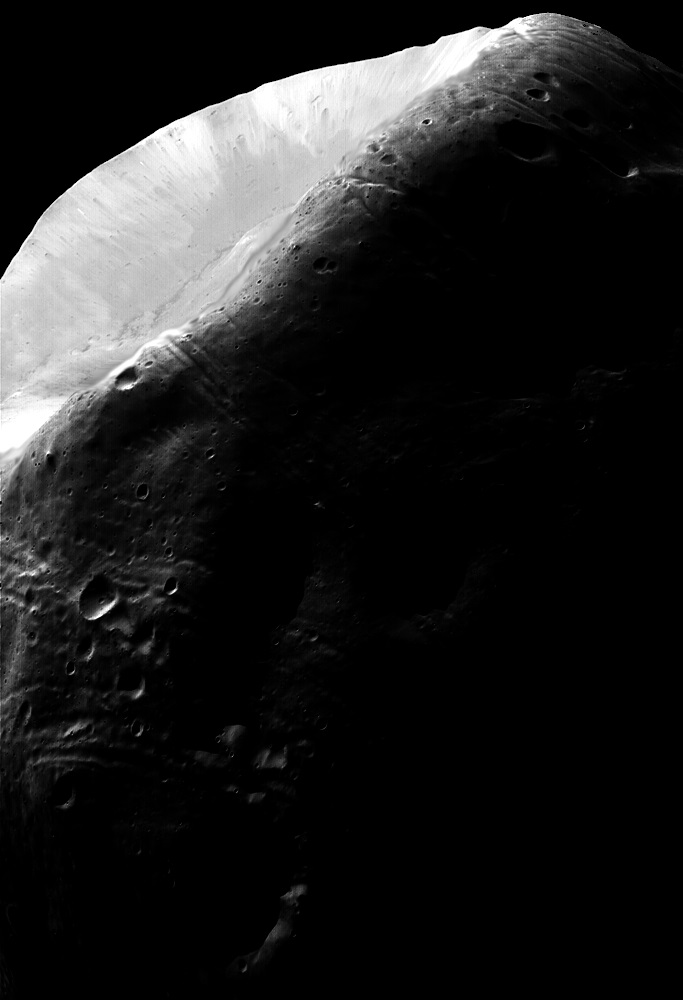
#> input picture Images/moon.jpeg, 683 x 1000 px
$ jupyter execute --allow-errors Lab05.ipynb
#> lines starting #> are read from the running program, lines starting #| are printed output that depends on the picture
### utils.py
import numpy as np
import matplotlib.pyplot as plt

def compute_histogram(img):
    hist = np.zeros(256, dtype=int)
    rows, cols = img.shape
    for i in range(rows):
        for j in range(cols):
            intensity = img[i, j]
            hist[intensity] += 1
    return hist/(rows*cols)


def histogram_equalization(img):
    pdf = compute_histogram(img)
    cdf = np.zeros(256)
    cdf[0] = pdf[0]

    for i in range(1, 256):
        cdf[i] = cdf[i-1] + pdf[i]

    mapping = np.round(cdf * 255).astype(np.uint8)

    equalized = np.zeros_like(img)

    for i in range(img.shape[0]):
        for j in range(img.shape[1]):
            equalized[i, j] = mapping[img[i, j]]

    return equalized, mapping


# [19 lines left out: functions apply_filter, print_image, not called in this run]

### Lab05.ipynb
# Lab 05 - Histogram Specification

## Task 1: RGB Histogram Specification
Apply histogram specification on each of the RGB planes of moon.jpg using separate target histograms from Excel.

## Task 2: Grayscale Histogram Specification
Apply histogram specification on average grayscale image of moon.jpg using averaged target histogram.

[cell 1]
# Import required libraries
import numpy as np
import pandas as pd
import matplotlib.pyplot as plt
import cv2
from utils import histogram_equalization, compute_histogram

---
## TASK 1: RGB Histogram Specification
Apply histogram specification on **each RGB plane separately** using individual target histograms from Excel.

[cell 2]
# Load moon image (color RGB image)
img = cv2.imread('Images/moon.jpeg')
#> img is the input picture: shape (1000, 683, 3); min 0, max 255, mean 31.7

plt.figure(figsize=(8, 6))

plt.imshow(cv2.cvtColor(img, cv2.COLOR_BGR2RGB))
plt.tight_layout()

plt.title('Task 1: Original Moon Image (Color - RGB)', fontsize=14, fontweight='bold')
plt.axis('off')

#> (a cell that did not finish here is left out)

#> (a cell that did not finish here is left out)

[cell 5]
# Helper function to plot RGB histograms (used for Task 1)
def plot_hists(data, note=""):
    fig, axes = plt.subplots(3, 1, figsize=(10, 12))
    fig.suptitle(f'RGB Color Histograms {note}', fontsize=16, fontweight='bold')
    colors_list = ['red', 'green', 'blue']
    for i, col in enumerate(data.columns):
        axes[i].bar(range(256), data[col].to_list(), color=colors_list[i], width=1.0, alpha=0.7)
        axes[i].set_title(f'{col} Channel Histogram', fontsize=12)
        axes[i].set_ylabel('Frequency')
        axes[i].grid(alpha=0.3)
    axes[2].set_xlabel('Intensity Level')
    plt.tight_layout()

#> (a cell that did not finish here is left out)

[cell 7]
# TASK 1: Compute histograms of original RGB image
hist = {}
for row in img:
    for pixel in row:
        for i, col in enumerate(['Red', 'Green', 'Blue']):
            hist[col] = hist.get(col, np.zeros(256, dtype=int))
            hist[col][pixel[i]] += 1
#> after the loop, hist = 3 items


hist_df = pd.DataFrame(hist)
#> hist_df = table of 256 rows and 3 columns
print("Computed histograms for original RGB image")

[cell 8]
# Display original image histograms
plot_hists(hist_df, "- Original Moon Image (RGB)")
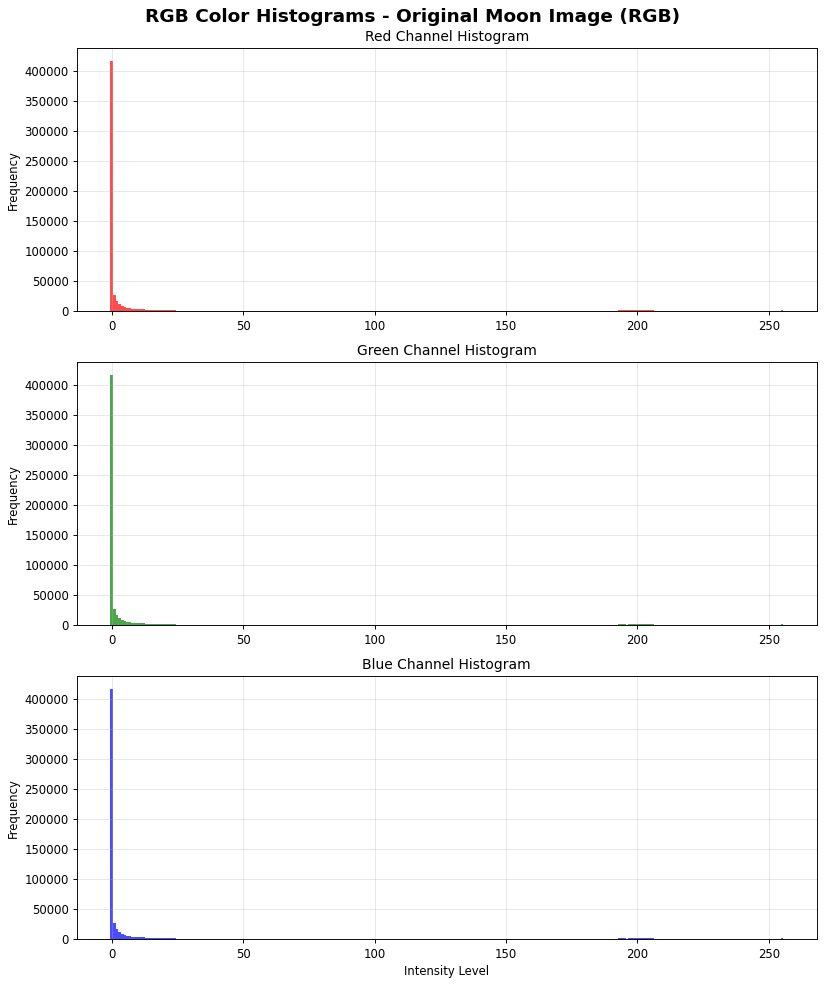
#> figure drawn by matplotlib, 3 panels; panel 1: tallest bar 416262 high, from x = -0.5 to 0.5; panel 2: tallest bar 416262 high, from x = -0.5 to 0.5; panel 3: tallest bar 416262 high, from x = -0.5 to 0.5

[cell 9]
# TASK 1: Apply histogram equalization to each RGB channel to get r_s values
r_sval = {}
#> (the rest of this cell did not finish here and is left out)

[cell 10]
# TASK 1: Compute z_s values using SEPARATE target histograms for each RGB channel
z_sval = {}

#> (the rest of this cell did not finish here and is left out)

[cell 11]
# TASK 1: Apply RGB histogram specification (separate targets per channel)
specification_img_rgb = np.zeros_like(img)

#> (the rest of this cell did not finish here and is left out)

[cell 12]
# Apply histogram equalization for comparison
rgb_equalized = np.zeros_like(img)
for k in range(3):
    rgb_equalized[:, :, k], _ = histogram_equalization(img[:, :, k])
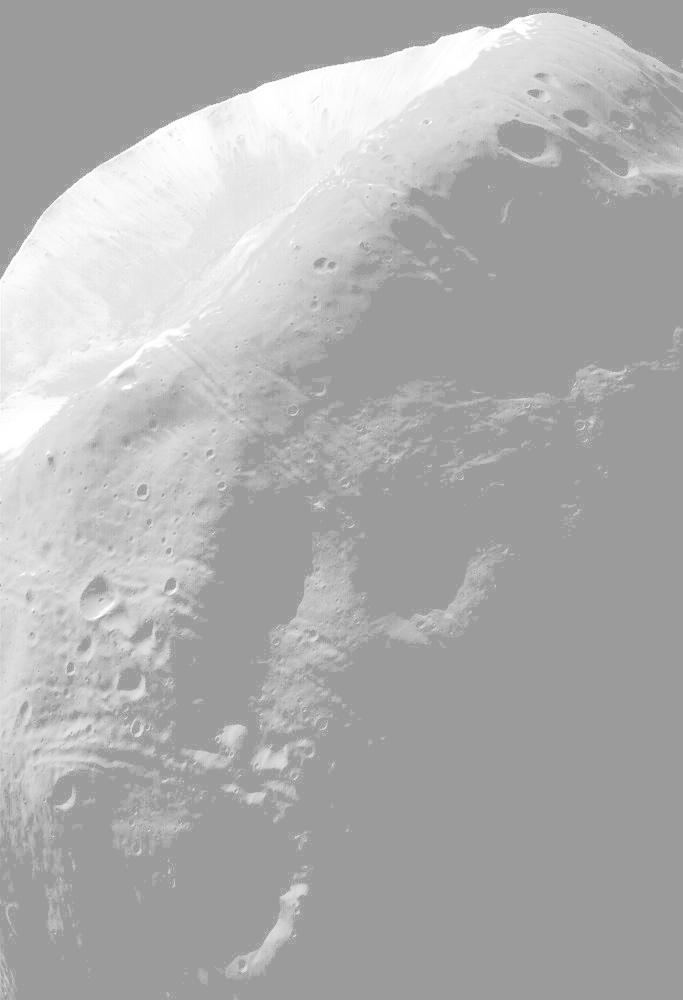
#> rgb_equalized: shape (1000, 683, 3); min 155, max 255, mean 175.1

[cell 13]
# TASK 1: Statistical Analysis
def analyze_rgb_image(img, name):
#> called with name = 'Original RGB Moon Image'
    print(f"\n{'='*70}")
    print(f"TASK 1 Analysis: {name}")
    print(f"{'='*70}")
    for k, col in enumerate(['Red', 'Green', 'Blue']):
        channel = img[:, :, k]
        print(f"\n{col} Channel:")
        print(f"  Dynamic Range: [{channel.min()}, {channel.max()}]")
        print(f"  Mean: {channel.mean():.2f}")
        print(f"  Std Dev: {channel.std():.2f}")
#> this loop made 3 passes
#|   Dynamic Range: [0, 255]
#|   Mean: 31.75
#|   Std Dev: 69.32
#|   Dynamic Range: [0, 255]
#|   Mean: 31.75
#|   Std Dev: 69.32
#|   Dynamic Range: [0, 255]
#|   Mean: 31.75
#|   Std Dev: 69.32

analyze_rgb_image(img, "Original RGB Moon Image")
analyze_rgb_image(rgb_equalized, "Histogram Equalized (RGB)")
#> the loop in analyze_rgb_image (call 2), `for k, col in enumerate(['Red', 'Green', 'Blue']):` made 3 passes
#|   Dynamic Range: [155, 255]
#|   Mean: 175.07
#|   Std Dev: 30.37
#|   Dynamic Range: [155, 255]
#|   Mean: 175.07
#|   Std Dev: 30.37
#|   Dynamic Range: [155, 255]
#|   Mean: 175.07
#|   Std Dev: 30.37
analyze_rgb_image(specification_img_rgb, "Histogram Specified (RGB with separate targets)")
#> after the loop in analyze_rgb_image (call 3), `for k, col in enumerate(['Red', 'Green', 'Blue']):`: channel: shape (1000, 683); every value is 0
#> specification_img_rgb: shape (1000, 683, 3); every value is 0

### Task 1 Conclusions: RGB Histogram Specification

**Observation:** The output image shows **color tinting** (purple/violet hue) even though the input appears grayscale.

**Why this happens:**
- Each RGB channel is matched to a **different target histogram** from the Excel file
- Red, Green, and Blue channels receive **independent transformations**
- Result: R ≠ G ≠ B pixel values → **Color appears** in the output

**Dynamic Range & Contrast:**
- The specification redistributes intensity values according to each channel's target
- Different redistribution per channel creates the color effect
- Contrast is enhanced compared to the original based on target histogram spread

**Key Insight:** When applying histogram specification with **separate targets** for each RGB channel, the output will typically show color shifts unless all three target histograms are identical.

[cell 14]
# TASK 1: Display RGB results - Input, Equalized, and Specified
fig, axes = plt.subplots(1, 3, figsize=(18, 6))

axes[0].imshow(cv2.cvtColor(img, cv2.COLOR_BGR2RGB))
axes[0].set_title('Task 1 - Input: Original RGB Moon Image', fontsize=12, fontweight='bold')
axes[0].axis('off')

axes[1].imshow(cv2.cvtColor(rgb_equalized.astype(np.uint8), cv2.COLOR_BGR2RGB))
axes[1].set_title('Task 1 - Histogram Equalized (RGB)', fontsize=12, fontweight='bold')
axes[1].axis('off')

axes[2].imshow(cv2.cvtColor(specification_img_rgb.astype(np.uint8), cv2.COLOR_BGR2RGB))
axes[2].set_title('Task 1 - Histogram Specified (RGB with separate targets)', fontsize=12, fontweight='bold')
axes[2].axis('off')

plt.tight_layout()
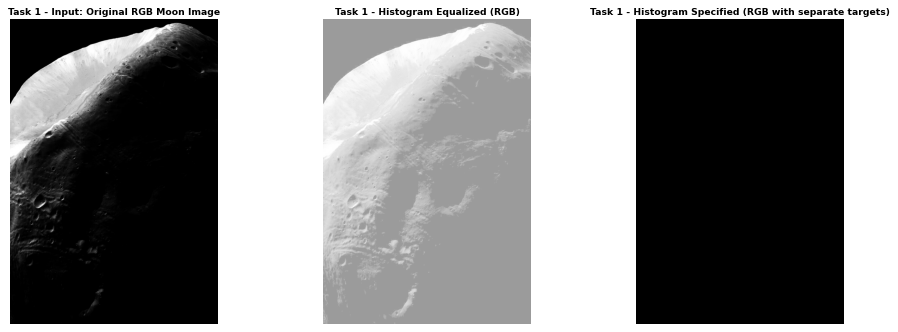
#> figure drawn by matplotlib, 3 panels

[cell 15]
# TASK 1: Compare histograms - Original, Target, and Output
spec_hist_rgb = {}
for row in specification_img_rgb:
    for pixel in row:
        for i, col in enumerate(['Red', 'Green', 'Blue']):
            spec_hist_rgb[col] = spec_hist_rgb.get(col, np.zeros(256, dtype=int))
            spec_hist_rgb[col][pixel[i]] += 1
#> after the loop, spec_hist_rgb = 3 items

fig, axes = plt.subplots(3, 3, figsize=(18, 12))
fig.suptitle('Task 1: RGB Histogram Comparison', fontsize=16, fontweight='bold')

colors = ['Red', 'Green', 'Blue']
bar_colors = ['red', 'green', 'blue']

#> (the rest of this cell did not finish here and is left out)

---
## TASK 2: Grayscale Histogram Specification
Apply histogram specification on **average grayscale** image using **averaged target histogram** from Excel.

[cell 16]
# TASK 2: Convert to grayscale by averaging RGB channels
moon_color = cv2.imread('Images/moon.jpeg')
moon_gray = np.mean(moon_color, axis=2).astype(np.uint8)

fig, axes = plt.subplots(1, 2, figsize=(12, 5))

axes[0].imshow(cv2.cvtColor(moon_color, cv2.COLOR_BGR2RGB))
axes[0].set_title('Task 2 - Original Color Image', fontsize=12, fontweight='bold')
axes[0].axis('off')

axes[1].imshow(moon_gray, cmap='gray')
axes[1].set_title('Task 2 - Converted to Grayscale (Average Method)', fontsize=12, fontweight='bold')
axes[1].axis('off')

plt.tight_layout()
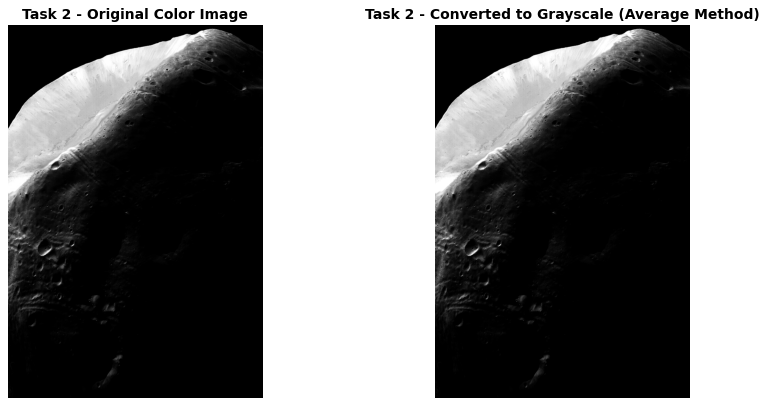
#> figure drawn by matplotlib, 2 panels

[cell 17]
# TASK 2: Compute histogram of grayscale moon image
moon_hist = compute_histogram(moon_gray) * (moon_gray.shape[0] * moon_gray.shape[1])
#> moon_hist = 256 values, max 416262 at index 0, min 137 at index 113, mean 2668

plt.figure(figsize=(10, 5))
plt.bar(range(256), moon_hist, color='gray', width=1.0)
plt.title('Task 2 - Input Grayscale Image Histogram', fontsize=13, fontweight='bold')
plt.xlabel('Intensity Level', fontsize=11)
plt.ylabel('Frequency', fontsize=11)
plt.grid(alpha=0.3)
plt.tight_layout()
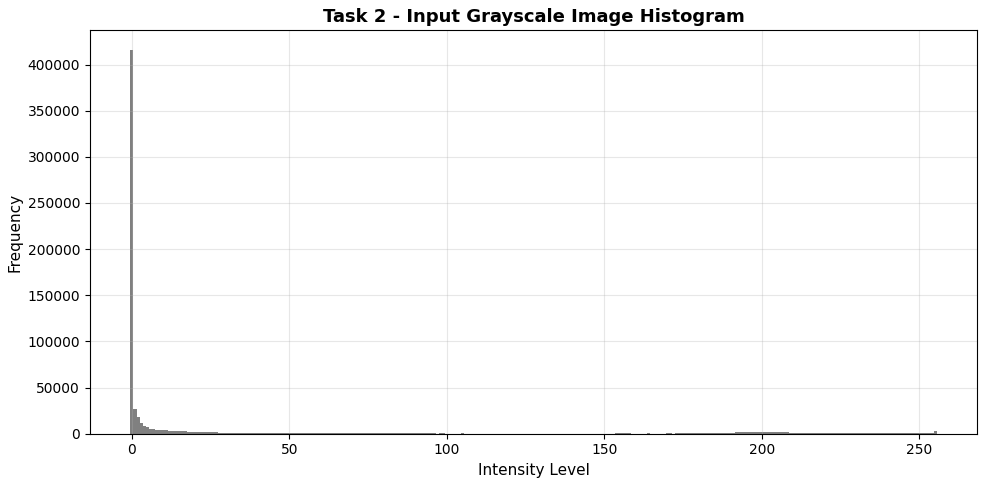
#> figure drawn by matplotlib, 1 panel; tallest bar 416262 high, from x = -0.5 to 0.5

[cell 18]
# TASK 2: Apply histogram equalization to get r_s mapping
moon_equalized, r_s_mapping = histogram_equalization(moon_gray)
#> r_s_mapping = 256 values from 155 to 255
print("Grayscale histogram equalization complete")

#> (a cell that did not finish here is left out)

[cell 20]
# TASK 2: Apply grayscale histogram specification
moon_specified = np.zeros_like(moon_gray)

#> (the rest of this cell did not finish here and is left out)

[cell 21]
# TASK 2: Display input and output images
fig, axes = plt.subplots(1, 3, figsize=(18, 6))

axes[0].imshow(moon_gray, cmap='gray')
axes[0].set_title('Task 2 - Input: Grayscale Moon Image', fontsize=12, fontweight='bold')
axes[0].axis('off')

axes[1].imshow(moon_equalized, cmap='gray')
axes[1].set_title('Task 2 - Histogram Equalized (Grayscale)', fontsize=12, fontweight='bold')
axes[1].axis('off')

axes[2].imshow(moon_specified, cmap='gray')
axes[2].set_title('Task 2 - Histogram Specified (Grayscale with averaged target)', fontsize=12, fontweight='bold')
axes[2].axis('off')

plt.tight_layout()

[cell 22]
# TASK 2: Compare histograms - Input, Target, and Output
moon_spec_hist = compute_histogram(moon_specified) * (moon_specified.shape[0] * moon_specified.shape[1])
moon_eq_hist = compute_histogram(moon_equalized) * (moon_equalized.shape[0] * moon_equalized.shape[1])
#> moon_eq_hist = 256 values, max 416262 at index 155, min 0 at index 0, mean 2668

fig, axes = plt.subplots(2, 2, figsize=(15, 10))
fig.suptitle('Task 2: Grayscale Histogram Comparison', fontsize=16, fontweight='bold')

# Original histogram
axes[0, 0].bar(range(256), moon_hist, color='gray', width=1.0, alpha=0.7)
axes[0, 0].set_title('Input Image Histogram', fontsize=12, fontweight='bold')
axes[0, 0].set_ylabel('Frequency')
axes[0, 0].grid(alpha=0.3)

# Target histogram (averaged)
#> (the rest of this cell did not finish here and is left out)

[cell 23]
# TASK 2: Statistical Analysis
def analyze_gray_image(img, name):
#> called with name = 'Original Grayscale Moon Image'
    print(f"\n{'='*70}")
    print(f"TASK 2 Analysis: {name}")
    print(f"{'='*70}")
    print(f"Dynamic Range: [{img.min()}, {img.max()}]")
#| Dynamic Range: [0, 255]
    print(f"Mean Intensity: {img.mean():.2f}")
#| Mean Intensity: 31.75
    print(f"Standard Deviation: {img.std():.2f}")
#| Standard Deviation: 69.32
    print(f"Median: {np.median(img):.2f}")
#| Median: 0.00

    # Classify characteristics
    if img.mean() < 85:
        brightness = "Dark"
    elif img.mean() < 170:
        brightness = "Medium Brightness"
    else:
        brightness = "Bright"

    if img.std() < 40:
        contrast = "Low Contrast (Dull)"
    elif img.std() < 70:
        contrast = "Medium Contrast"
    else:
        contrast = "High Contrast"

    print(f"Brightness Assessment: {brightness}")
    print(f"Contrast Assessment: {contrast}")

analyze_gray_image(moon_gray, "Original Grayscale Moon Image")
analyze_gray_image(moon_equalized, "Histogram Equalized Moon Image")
#| Dynamic Range: [155, 255]
#| Mean Intensity: 175.07
#| Standard Deviation: 30.37
#| Median: 155.00
analyze_gray_image(moon_specified, "Histogram Specified Moon Image")
#| Dynamic Range: [0, 0]
#| Mean Intensity: 0.00
#| Standard Deviation: 0.00
#| Median: 0.00
